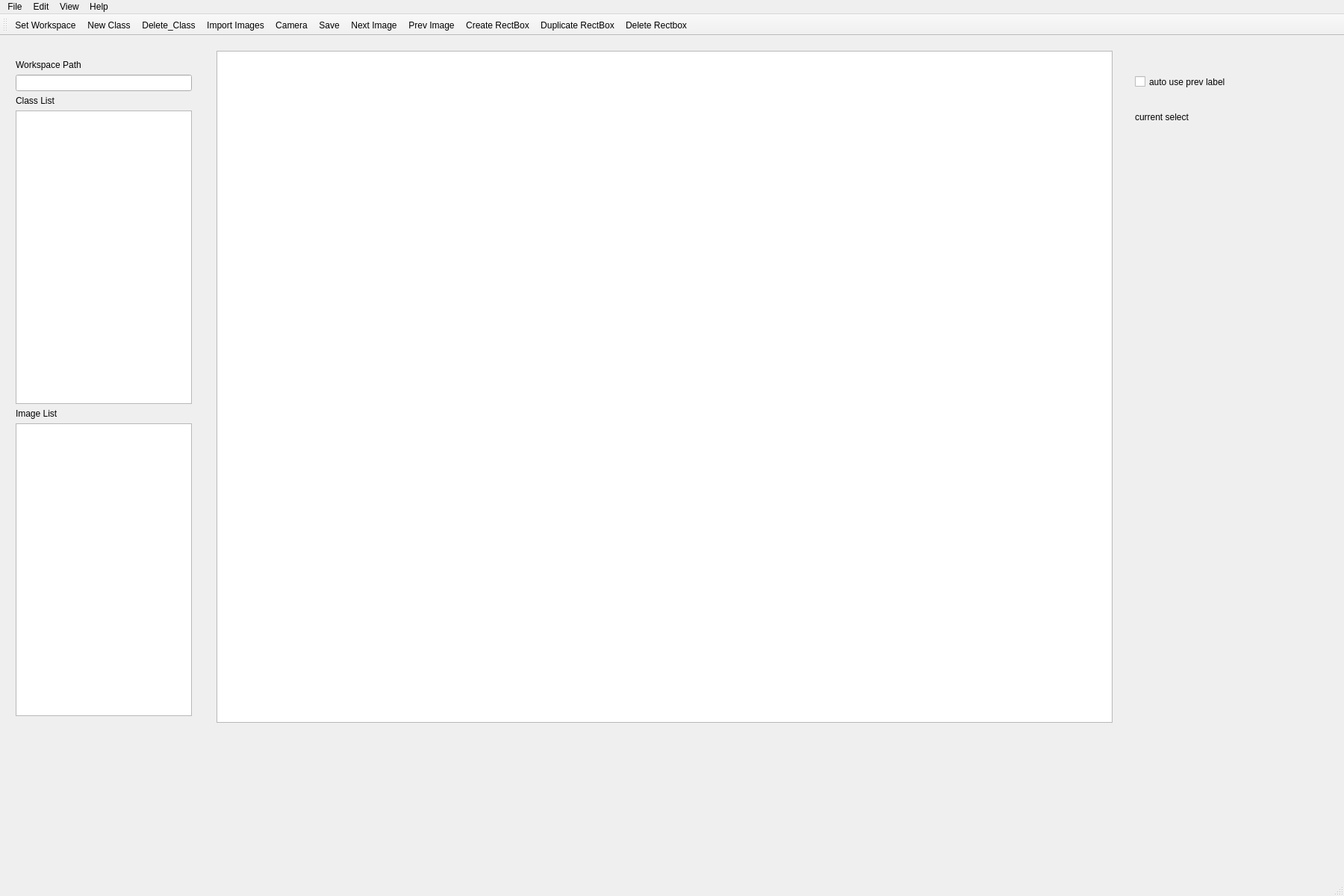
<?xml version="1.0" encoding="UTF-8"?>
<ui version="4.0">
 <class>MainWindow</class>
 <widget class="QMainWindow" name="MainWindow">
  <property name="geometry">
   <rect>
    <x>0</x>
    <y>0</y>
    <width>1800</width>
    <height>1200</height>
   </rect>
  </property>
  <property name="windowTitle">
   <string>MainWindow</string>
  </property>
  <widget class="QWidget" name="centralWidget">
   <widget class="QWidget" name="layoutWidget">
    <property name="geometry">
     <rect>
      <x>10</x>
      <y>21</y>
      <width>258</width>
      <height>901</height>
     </rect>
    </property>
    <layout class="QVBoxLayout" name="verticalLayout">
     <item>
      <widget class="QLabel" name="label">
       <property name="text">
        <string>Workspace Path</string>
       </property>
      </widget>
     </item>
     <item>
      <widget class="QLineEdit" name="lineEdit_workspace"/>
     </item>
     <item>
      <widget class="QLabel" name="label_2">
       <property name="text">
        <string>Class List</string>
       </property>
      </widget>
     </item>
     <item>
      <widget class="QListWidget" name="listWidgetcls"/>
     </item>
     <item>
      <widget class="QLabel" name="label_3">
       <property name="text">
        <string>Image List</string>
       </property>
      </widget>
     </item>
     <item>
      <widget class="QListWidget" name="listWidgetimg"/>
     </item>
    </layout>
   </widget>
   <widget class="QGraphicsView" name="graphicsView">
    <property name="geometry">
     <rect>
      <x>290</x>
      <y>20</y>
      <width>1200</width>
      <height>900</height>
     </rect>
    </property>
    <property name="mouseTracking">
     <bool>true</bool>
    </property>
   </widget>
   <widget class="QCheckBox" name="checkBox">
    <property name="geometry">
     <rect>
      <x>1520</x>
      <y>50</y>
      <width>171</width>
      <height>23</height>
     </rect>
    </property>
    <property name="text">
     <string>auto use prev label</string>
    </property>
   </widget>
   <widget class="QLabel" name="label_4">
    <property name="geometry">
     <rect>
      <x>1520</x>
      <y>100</y>
      <width>161</width>
      <height>17</height>
     </rect>
    </property>
    <property name="text">
     <string>current select</string>
    </property>
   </widget>
   <widget class="QLabel" name="label_5">
    <property name="geometry">
     <rect>
      <x>1520</x>
      <y>140</y>
      <width>121</width>
      <height>17</height>
     </rect>
    </property>
    <property name="text">
     <string/>
    </property>
   </widget>
  </widget>
  <widget class="QMenuBar" name="menuBar">
   <property name="geometry">
    <rect>
     <x>0</x>
     <y>0</y>
     <width>1800</width>
     <height>22</height>
    </rect>
   </property>
   <widget class="QMenu" name="menuFile">
    <property name="title">
     <string>File</string>
    </property>
   </widget>
   <widget class="QMenu" name="menuEdit">
    <property name="title">
     <string>Edit</string>
    </property>
   </widget>
   <widget class="QMenu" name="menuView">
    <property name="title">
     <string>View</string>
    </property>
   </widget>
   <widget class="QMenu" name="menuHelp">
    <property name="title">
     <string>Help</string>
    </property>
   </widget>
   <addaction name="menuFile"/>
   <addaction name="menuEdit"/>
   <addaction name="menuView"/>
   <addaction name="menuHelp"/>
  </widget>
  <widget class="QToolBar" name="mainToolBar">
   <property name="iconSize">
    <size>
     <width>50</width>
     <height>30</height>
    </size>
   </property>
   <property name="toolButtonStyle">
    <enum>Qt::ToolButtonTextUnderIcon</enum>
   </property>
   <property name="floatable">
    <bool>true</bool>
   </property>
   <attribute name="toolBarArea">
    <enum>TopToolBarArea</enum>
   </attribute>
   <attribute name="toolBarBreak">
    <bool>false</bool>
   </attribute>
   <addaction name="actionSet_Workspace"/>
   <addaction name="actionNew_Class"/>
   <addaction name="actionDelete_Class"/>
   <addaction name="actionImport_Images"/>
   <addaction name="actionCamera"/>
   <addaction name="actionSave"/>
   <addaction name="actionNext_Image"/>
   <addaction name="actionPrev_Image"/>
   <addaction name="actionCreate_RectBox"/>
   <addaction name="actionDuplicate_RectBox"/>
   <addaction name="actionDelete_Rectbox"/>
  </widget>
  <widget class="QStatusBar" name="statusBar"/>
  <action name="actionSet_Workspace">
   <property name="text">
    <string>Set Workspace</string>
   </property>
  </action>
  <action name="actionNew_Class">
   <property name="text">
    <string>New Class</string>
   </property>
  </action>
  <action name="actionImport_Images">
   <property name="text">
    <string>Import Images</string>
   </property>
  </action>
  <action name="actionCamera">
   <property name="text">
    <string>Camera</string>
   </property>
  </action>
  <action name="actionSave">
   <property name="text">
    <string>Save</string>
   </property>
  </action>
  <action name="actionNext_Image">
   <property name="text">
    <string>Next Image</string>
   </property>
  </action>
  <action name="actionPrev_Image">
   <property name="text">
    <string>Prev Image</string>
   </property>
  </action>
  <action name="actionCreate_RectBox">
   <property name="text">
    <string>Create RectBox</string>
   </property>
  </action>
  <action name="actionDuplicate_RectBox">
   <property name="text">
    <string>Duplicate RectBox</string>
   </property>
  </action>
  <action name="actionDelete_Rectbox">
   <property name="text">
    <string>Delete Rectbox</string>
   </property>
  </action>
  <action name="actionDelete_Class">
   <property name="text">
    <string>Delete_Class</string>
   </property>
  </action>
 </widget>
 <layoutdefault spacing="6" margin="11"/>
 <resources/>
 <connections/>
</ui>
